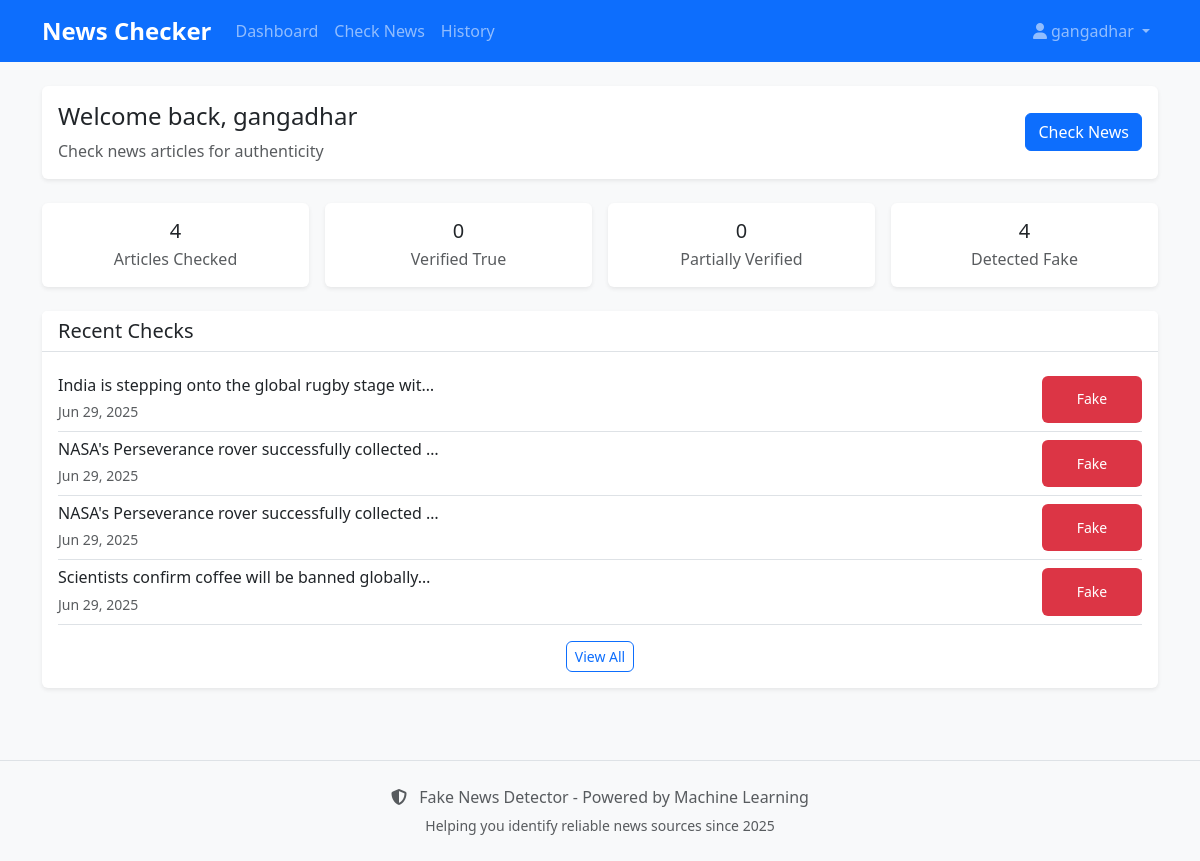
The app's page /dashboard/ (signed in), older data.
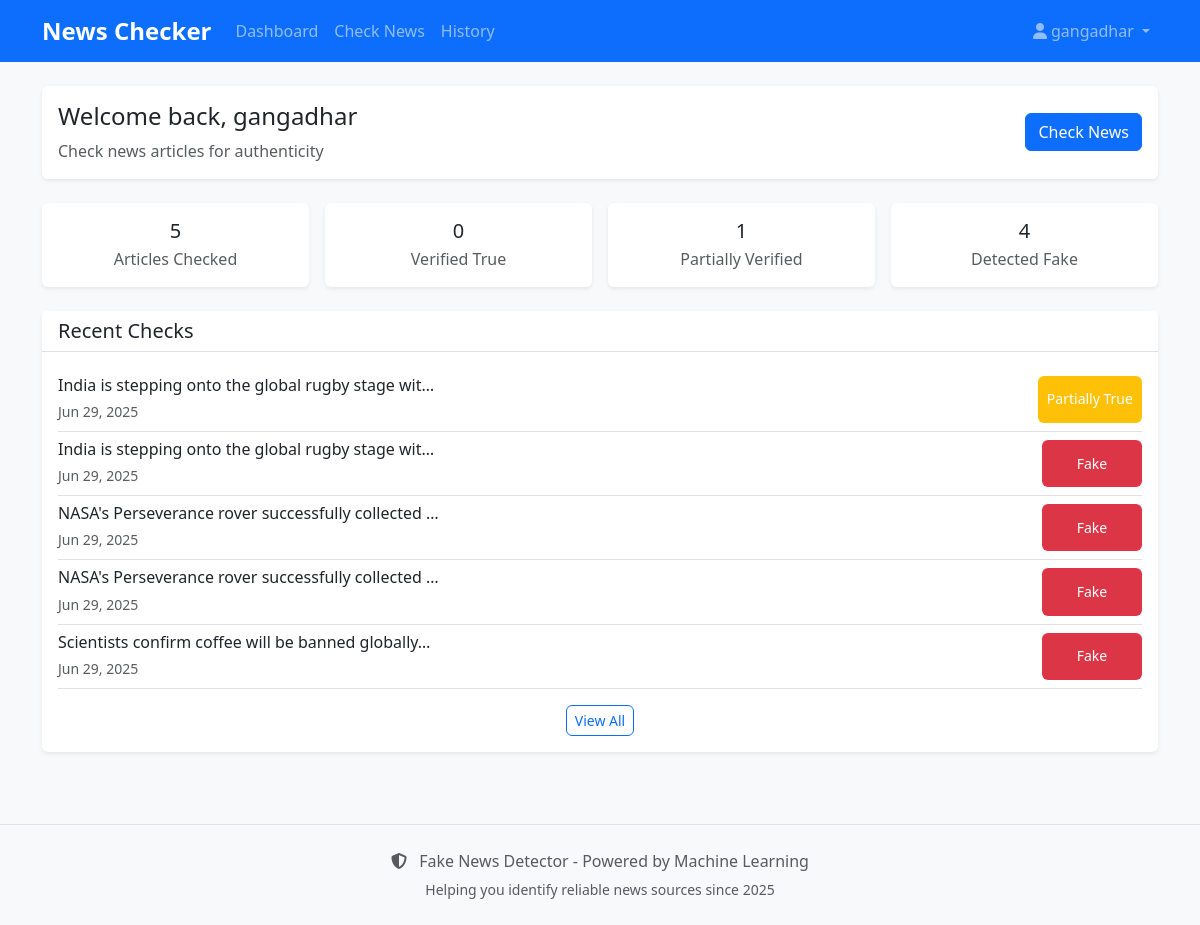
The same page, newer data.
### verifier/models.py (models this page shows, shortened)
class VerificationResult(models.Model):
    PREDICTION_CHOICES = [
        ('True', 'True News'),
        ('Fake', 'Fake News'),
        ('Partially True', 'Partially True'),
    ]
    CATEGORY_CHOICES = [
        ('Politics', 'Politics'),
        ('Technology', 'Technology'),
        ('Health', 'Health'),
        ('Sports', 'Sports'),
        ('Entertainment', 'Entertainment'),
        ('Business', 'Business'),
        ('Science', 'Science'),
        ('Other', 'Other'),
    ]
    user = models.ForeignKey(User, on_delete=models.CASCADE)
    title = models.CharField(max_length=500)
    content = models.TextField()
    prediction = models.CharField(max_length=20, choices=PREDICTION_CHOICES)
    confidence = models.FloatField(default=0.0)
    category = models.CharField(max_length=20, choices=CATEGORY_CHOICES, default='Other')
    created_at = models.DateTimeField(auto_now_add=True)
    is_bookmarked = models.BooleanField(default=False)
    class Meta:
        ordering = ['-created_at']

### dashboard/views.py (the view)
# urls.py: path('', views.dashboard, name='dashboard'),
@login_required
def dashboard(request):
    user = request.user
    total_checks = VerificationResult.objects.filter(user=user).count()
    true_news_count = VerificationResult.objects.filter(user=user, prediction='True').count()
    fake_news_count = VerificationResult.objects.filter(user=user, prediction='Fake').count()
    partially_true_count = VerificationResult.objects.filter(user=user, prediction='Partially True').count()
    bookmarked_count = VerificationResult.objects.filter(user=user, is_bookmarked=True).count()
    recent_checks = VerificationResult.objects.filter(user=user)[:5]
    trending_topics = get_trending_topics()
    week_ago = datetime.now() - timedelta(days=7)
    weekly_checks = VerificationResult.objects.filter(
        user=user,
        created_at__gte=week_ago
    ).count()
    category_stats = VerificationResult.objects.filter(user=user).values('category').annotate(
        count=Count('category')
    ).order_by('-count')[:5]
    monthly_data = []
    for i in range(6):
        month_start = datetime.now().replace(day=1) - timedelta(days=30*i)
        month_end = month_start + timedelta(days=31)
        month_checks = VerificationResult.objects.filter(
            user=user,
            created_at__gte=month_start,
            created_at__lt=month_end
        ).count()
        monthly_data.append({
            'month': month_start.strftime('%b %Y'),
            'checks': month_checks
        })
    monthly_data.reverse()  # Show chronological order
    last_week_start = week_ago - timedelta(days=7)
    this_week_true = VerificationResult.objects.filter(
        user=user,
        created_at__gte=week_ago,
        prediction='True'
    ).count()
    last_week_true = VerificationResult.objects.filter(
        user=user,
        created_at__gte=last_week_start,
        created_at__lt=week_ago,
        prediction='True'
    ).count()
    context = {
        'user': user,
        'total_checks': total_checks,
        'true_news_count': true_news_count,
        'fake_news_count': fake_news_count,
        'partially_true_count': partially_true_count,
        'bookmarked_count': bookmarked_count,
        'recent_checks': recent_checks,
        'trending_topics': trending_topics,
        'weekly_checks': weekly_checks,
        'category_stats': category_stats,
        'monthly_data': monthly_data,
        'this_week_true': this_week_true,
        'last_week_true': last_week_true,
    }
    return render(request, 'dashboard/dashboard.html', context)

### verifier/views.py (called while the page is built, shortened)
def get_trending_topics():
    topics = TrendingTopic.objects.all()[:10]
    return topics

### templates/dashboard/dashboard.html (shortened to what this page needs)
{% extends 'base.html' %}
{% load static %}
{% block content %}
<div class="row mb-4">
    <div class="col-12">
        <div class="card">
            <div class="card-body">
                <div class="row align-items-center">
                    <div class="col-md-8">
                        <h1 class="h4 mb-2">
                            Welcome back, {{ user.first_name|default:user.username }}
                        </h1>
                        <p class="mb-0 text-muted">
                            Check news articles for authenticity
                        </p>
                    </div>
                    <div class="col-md-4 text-md-end">
                        <a href="{% url 'verifier:verify' %}" class="btn btn-primary">
                            Check News
                        </a>
                    </div>
                </div>
            </div>
        </div>
    </div>
</div>
<div class="row row-cols-1 row-cols-sm-2 row-cols-md-4 g-3 mb-4">
    <div class="col">
        <div class="card text-center h-100">
            <div class="card-body">
                <h3 class="h5 mb-1">{{ total_checks }}</h3>
                <p class="text-muted mb-0">Articles Checked</p>
            </div>
        </div>
    </div>
    <div class="col">
        <div class="card text-center h-100">
            <div class="card-body">
                <h3 class="h5 mb-1">{{ true_news_count }}</h3>
                <p class="text-muted mb-0">Verified True</p>
            </div>
        </div>
    </div>
    <div class="col">
        <div class="card text-center h-100">
            <div class="card-body">
                <h3 class="h5 mb-1">{{ partially_true_count }}</h3>
                <p class="text-muted mb-0">Partially Verified</p>
            </div>
        </div>
    </div>
    <div class="col">
        <div class="card text-center h-100">
            <div class="card-body">
                <h3 class="h5 mb-1">{{ fake_news_count }}</h3>
                <p class="text-muted mb-0">Detected Fake</p>
            </div>
        </div>
    </div>
</div>
<div class="row">
    <div class="col-12">
        <div class="card">
            <div class="card-header">
                <h5 class="card-title mb-0">Recent Checks</h5>
            </div>
            <div class="card-body">
                {% if recent_checks %}
                    {% for check in recent_checks|slice:":5" %}
                        <div class="border-bottom py-2">
                            <div class="d-flex justify-content-between">
                                <div>
                                    <h6 class="mb-1">{{ check.title|default:"(Untitled)"|truncatechars:50 }}</h6>
                                    <small class="text-muted">{{ check.created_at|default:"Unknown Date"|date:"M d, Y" }}</small>
                                </div>
                                <span class="badge d-flex align-items-center justify-content-center
                                    {% if check.prediction == 'True' %}bg-success
                                    {% elif check.prediction == 'Fake' %}bg-danger
                                    {% else %}bg-warning{% endif %}" style="min-width: 100px;font-size: 14px;;">
                                    {{ check.prediction }}
                                </span>
                            </div>
                        </div>
                    {% endfor %}
                    <div class="text-center mt-3">
                        <a href="{% url 'verifier:history' %}" class="btn btn-sm btn-outline-primary">View All</a>
                    </div>
                {% else %}
                    <div class="text-center py-4">
                        <p class="text-muted mb-3">No articles checked yet</p>
                        <a href="{% url 'verifier:verify' %}" class="btn btn-primary">Check Your First Article</a>
                    </div>
                {% endif %}
            </div>
        </div>
    </div>
</div>
{% endblock %}

Row changes from the older to the newer data that the page shows:
added VerificationResult: title "India is stepping onto the global rugby stage wit…", created_at "Jun 29, 2025", prediction "Partially True"
Text that changed along with them:
{{ total_checks }}: "4" → "5"
{{ partially_true_count }}: "0" → "1"
